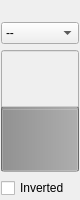
<?xml version="1.0" encoding="UTF-8"?>
<ui version="4.0">
 <class>JoystickAxis</class>
 <widget class="QWidget" name="JoystickAxis">
  <property name="geometry">
   <rect>
    <x>0</x>
    <y>0</y>
    <width>80</width>
    <height>200</height>
   </rect>
  </property>
  <property name="sizePolicy">
   <sizepolicy hsizetype="MinimumExpanding" vsizetype="MinimumExpanding">
    <horstretch>0</horstretch>
    <verstretch>0</verstretch>
   </sizepolicy>
  </property>
  <property name="minimumSize">
   <size>
    <width>40</width>
    <height>200</height>
   </size>
  </property>
  <property name="windowTitle">
   <string>Form</string>
  </property>
  <layout class="QVBoxLayout" name="verticalLayout">
   <property name="sizeConstraint">
    <enum>QLayout::SetMinimumSize</enum>
   </property>
   <property name="leftMargin">
    <number>1</number>
   </property>
   <property name="topMargin">
    <number>2</number>
   </property>
   <property name="rightMargin">
    <number>1</number>
   </property>
   <property name="bottomMargin">
    <number>2</number>
   </property>
   <item>
    <widget class="QLabel" name="label">
     <property name="text">
      <string/>
     </property>
     <property name="alignment">
      <set>Qt::AlignCenter</set>
     </property>
    </widget>
   </item>
   <item>
    <widget class="QComboBox" name="comboBox">
     <property name="sizePolicy">
      <sizepolicy hsizetype="Preferred" vsizetype="Preferred">
       <horstretch>0</horstretch>
       <verstretch>0</verstretch>
      </sizepolicy>
     </property>
     <item>
      <property name="text">
       <string>--</string>
      </property>
     </item>
     <item>
      <property name="text">
       <string>Yaw</string>
      </property>
     </item>
     <item>
      <property name="text">
       <string>Pitch</string>
      </property>
     </item>
     <item>
      <property name="text">
       <string>Roll</string>
      </property>
     </item>
     <item>
      <property name="text">
       <string>Throttle</string>
      </property>
     </item>
    </widget>
   </item>
   <item>
    <widget class="QProgressBar" name="progressBar">
     <property name="enabled">
      <bool>false</bool>
     </property>
     <property name="sizePolicy">
      <sizepolicy hsizetype="Preferred" vsizetype="MinimumExpanding">
       <horstretch>0</horstretch>
       <verstretch>0</verstretch>
      </sizepolicy>
     </property>
     <property name="minimumSize">
      <size>
       <width>0</width>
       <height>100</height>
      </size>
     </property>
     <property name="minimum">
      <number>-100</number>
     </property>
     <property name="value">
      <number>0</number>
     </property>
     <property name="alignment">
      <set>Qt::AlignCenter</set>
     </property>
     <property name="textVisible">
      <bool>false</bool>
     </property>
     <property name="orientation">
      <enum>Qt::Vertical</enum>
     </property>
    </widget>
   </item>
   <item>
    <widget class="QCheckBox" name="checkBox">
     <property name="sizePolicy">
      <sizepolicy hsizetype="Preferred" vsizetype="Fixed">
       <horstretch>0</horstretch>
       <verstretch>0</verstretch>
      </sizepolicy>
     </property>
     <property name="text">
      <string>Inverted</string>
     </property>
    </widget>
   </item>
  </layout>
 </widget>
 <resources/>
 <connections/>
</ui>
